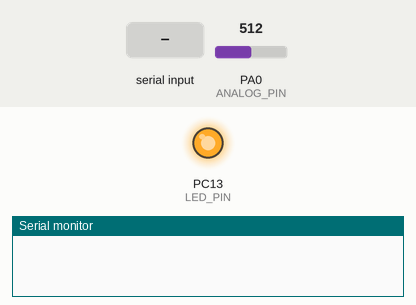
Bench run of a program on a simulated STM32 Blue Pill. Shown: output pins drawn as LEDs (lit = HIGH), the last lines printed to the serial monitor. Dashed ring = blinking. The test bench sets the inputs (shaded band); at power-on: PA0 (ANALOG_PIN) = 512.

Above: at 0.1 s.
At 3.2 s:
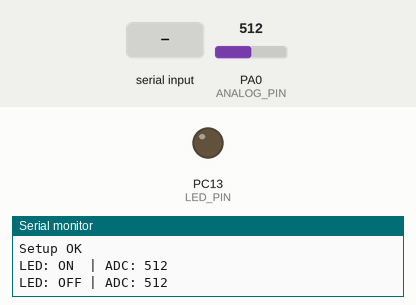
3.3 s: "1" received over Serial
At 5.0 s:
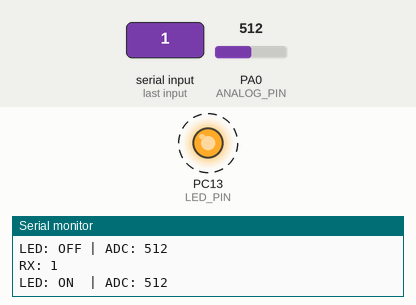
Timing chart, 0 to 11.8 s (numbered marks = the images above; inputs shaded):
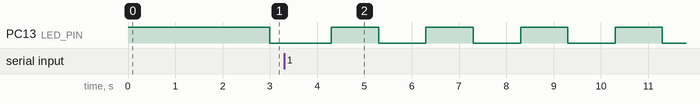

The program:

main.cpp
```cpp
#include <Arduino.h>

// 简化常量定义
#define LED_PIN PC13
#define ANALOG_PIN PA0
#define BLINK_INTERVAL 1000

// 全局变量
unsigned long previousMillis = 0;
bool ledState = LOW;

void setup() {
  // 初始化 LED 和串口
  pinMode(LED_PIN, OUTPUT);
  digitalWrite(LED_PIN, HIGH);

  Serial.begin(115200);
  delay(2000);  // 等待串口稳定

  // 输出启动信息
  Serial.println("STM32F407 Ready");
  digitalWrite(LED_PIN, LOW);
  Serial.println("Setup OK");
}


void loop() {
  unsigned long now = millis();

  if (now - previousMillis >= BLINK_INTERVAL) {
    previousMillis = now;

    ledState = !ledState;
    digitalWrite(LED_PIN, ledState);

    int analogValue = analogRead(ANALOG_PIN);

    // 简化的输出
    Serial.print("LED: ");
    Serial.print(ledState ? "ON " : "OFF");
    Serial.print(" | ADC: ");
    Serial.println(analogValue);
  }

  // 检查串口输入
  if (Serial.available()) {
    String input = Serial.readString();
    input.trim();
    Serial.print("RX: ");
    Serial.println(input);
  }
}
```

Measured:
- by itself, PC13 (LED_PIN): alternates HIGH for 1.0 s and LOW for 1.0 s
